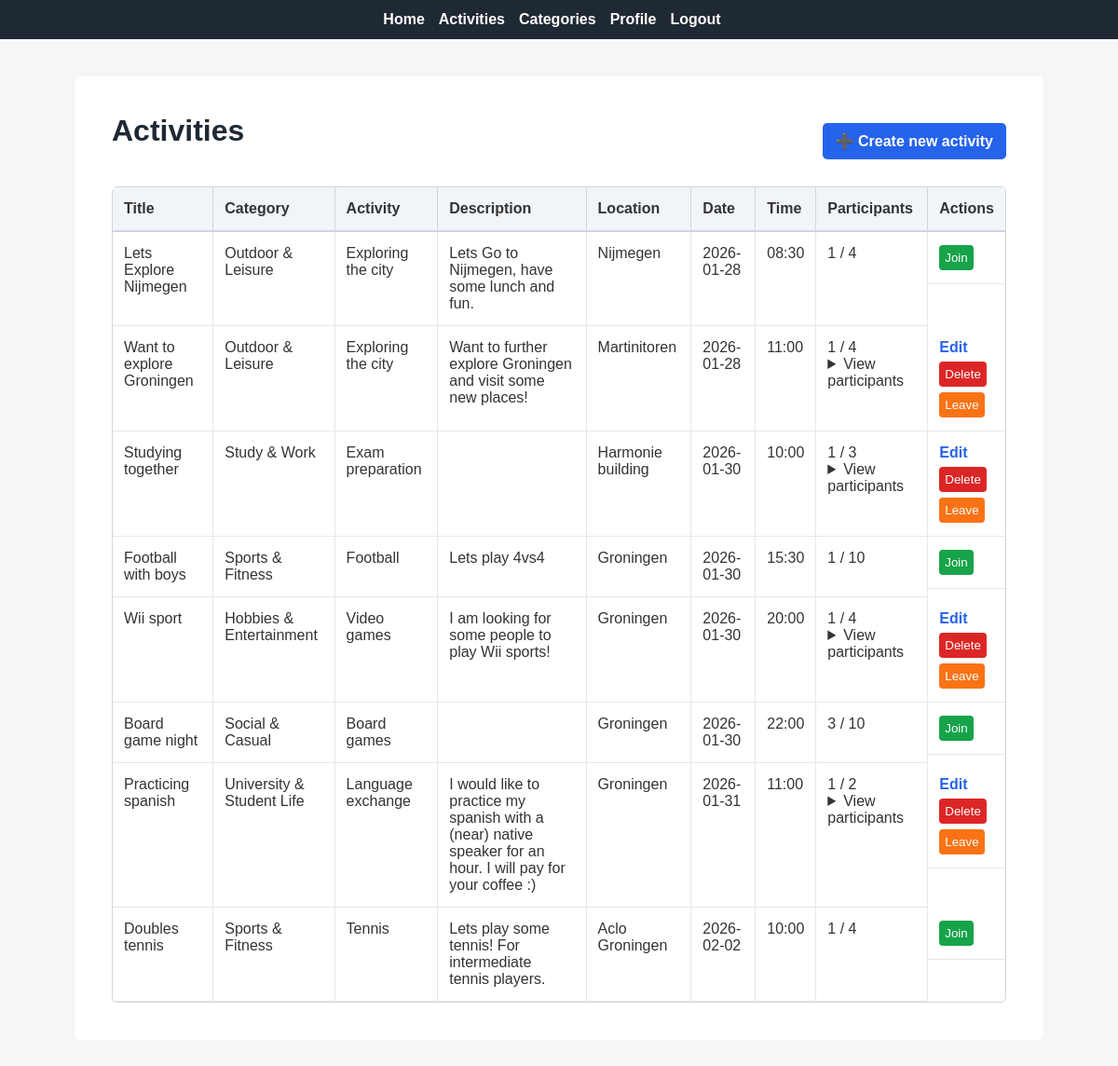
Screenshot of /activities (signed in) with the database file from the repository.
### app/models.py (models this page shows, shortened)
class PaginatedAPIMixin(object):
    @staticmethod
    def to_collection_dict(query, page, per_page, endpoint, **kwargs):
        resources = db.paginate(query, page=page, per_page=per_page,
                                error_out=False)
        data = {
            'items': [item.to_dict() for item in resources.items],
            '_meta': {
                'page': page,
                'per_page': per_page,
                'total_pages': resources.pages,
                'total_items': resources.total
            },
            '_links': {
                'self': url_for(endpoint, page=page, per_page=per_page,
                                **kwargs),
                'next': url_for(endpoint, page=page + 1, per_page=per_page,
                                **kwargs) if resources.has_next else None,
                'prev': url_for(endpoint, page=page - 1, per_page=per_page,
                                **kwargs) if resources.has_prev else None
            }
        }
        return data

class Activity(PaginatedAPIMixin, db.Model):
    __tablename__ = 'activities'
    id = db.Column(db.Integer, primary_key=True)
    title = db.Column(db.String(200), nullable=False)
    description = db.Column(db.Text)
    location = db.Column(db.String(255), nullable=False)
    activity_date = db.Column(db.Date, nullable=False)
    activity_time = db.Column(db.Time, nullable=False)
    max_participants = db.Column(db.Integer, default=10)
    creator_id = db.Column(db.Integer, db.ForeignKey('users.id'), nullable=False)
    category_id = db.Column(db.Integer, db.ForeignKey('categories.id'), nullable=False)
    activity_type_id = db.Column(db.Integer, db.ForeignKey('activity_types.id'), nullable=False)
    created_at = db.Column(db.DateTime, default=datetime.now(timezone.utc))
    updated_at = db.Column(db.DateTime, default=datetime.now(timezone.utc), onupdate=datetime.now(timezone.utc))
    creator = db.relationship('Users', backref='activities_created')
    category = db.relationship('Category', backref='activities')
    activity_type = db.relationship('ActivityType', backref='activities')
    def get_category(self):
        return Category.query.get(self.category_id)
    def get_activity_type(self):
        return ActivityType.query.get(self.activity_type_id)
    def get_participant_count(self):
        return ActivityParticipant.query.filter_by(activity_id=self.id).count()
    def is_full(self):
        return self.get_participant_count() >= self.max_participants
    def has_user_joined(self, user_id):
        return ActivityParticipant.query.filter_by(
            activity_id=self.id,
            user_id=user_id
        ).first() is not None
    def get_participants(self):
        participants = ActivityParticipant.query.filter_by(activity_id=self.id).all()
        return [participant.get_user() for participant in participants]

class Category(db.Model):
    __tablename__ = 'categories'
    id = db.Column(db.Integer, primary_key=True)
    name = db.Column(db.String(100), unique=True, nullable=False)
    description = db.Column(db.Text)
    created_at = db.Column(db.DateTime, default=datetime.now(timezone.utc))
    activity_types = db.relationship('ActivityType', backref='category', lazy='dynamic')

class ActivityType(db.Model):
    __tablename__ = 'activity_types'
    id = db.Column(db.Integer, primary_key=True)
    name = db.Column(db.String(100), nullable=False)
    category_id = db.Column(db.Integer, db.ForeignKey('categories.id'), nullable=False)
    created_at = db.Column(db.DateTime, default=datetime.now(timezone.utc))
    __table_args__ = (
        db.UniqueConstraint('name', 'category_id', name='unique_type_per_category'),
    )

### app/routes.py (the view)
@app.route("/activities")
@login_required
def activities():
    now = datetime.now()
    current_date = now.date()
    current_time = now.time()
    all_activities = Activity.query.all()
    activities = [
        activity for activity in all_activities
        if (activity.activity_date > current_date) or
           (activity.activity_date == current_date and activity.activity_time > current_time)
    ]
    activities.sort(key=lambda x: (x.activity_date, x.activity_time))
    return render_template("activities.html", activities=activities)

### app/models.py (called while the page is built)
@login.user_loader
def load_user(id):
    return db.session.get(Users, int(id))

    def get_user(self):
        return Users.query.get(self.user_id)

### app/routes.py (called while the page is built)
@app.before_request
def before_request():
    if current_user.is_authenticated:
        current_user.last_seen = datetime.now(timezone.utc)
        db.session.commit()

### app/templates/activities.html (shortened to what this page needs)
{% extends "base.html" %}
{% block content %}
<div class="activities-page">
    <div class="activities-header">
        <h1>Activities</h1>
        <a class="btn-create" href="{{ url_for('create_activity') }}">
            ➕ Create new activity
        </a>
    </div>
    {% if activities %}
    <table class="activities-table">
        <thead>
            <tr>
                <th>Title</th>
                <th>Category</th>
                <th>Activity</th>
                <th>Description</th>
                <th>Location</th>
                <th>Date</th>
                <th>Time</th>
                <th>Participants</th>
                <th>Actions</th>
            </tr>
        </thead>
        <tbody>
            {% for activity in activities %}
            <tr>
                <td>{{ activity.title }}</td>
                <td>{{ activity.get_category().name }}</td>
                <td>{{ activity.get_activity_type().name }}</td>
                <td>{{ activity.description }}</td>
                <td>{{ activity.location }}</td>
                <td>{{ activity.activity_date }}</td>
                <td>{{ activity.activity_time.strftime('%H:%M') }}</td>
                <td class="participants-cell">
                    {{ activity.get_participant_count() }} / {{ activity.max_participants }}
                    {% if activity.has_user_joined(current_user.id) and activity.get_participant_count() > 0 %}
                        <details class="participants-details">
                            <summary>View participants</summary>
                        </details>
                    {% endif %}
                </td>
                <td class="actions">
                    {% if activity.creator_id == current_user.id %}
                        <a href="{{ url_for('edit_activity', id=activity.id) }}" class="btn-edit">
                            Edit
                        </a>
                        <form method="POST" action="{{ url_for('delete_activity', id=activity.id) }}">
                            <button class="btn-delete" type="submit">Delete</button>
                        </form>
                    {% endif %}
                    {% if activity.has_user_joined(current_user.id) %}
                        <form method="POST" action="{{ url_for('leave_activity', id=activity.id) }}">
                            <button class="btn-leave" type="submit">Leave</button>
                        </form>
                    {% elif not activity.is_full() %}
                        <form method="POST" action="{{ url_for('join_activity', id=activity.id) }}">
                            <button class="btn-join" type="submit">Join</button>
                        </form>
                    {% else %}
                        <span class="full-label">Full</span>
                    {% endif %}
                </td>
            </tr>
            {% endfor %}
        </tbody>
    </table>
    {% else %}
        <p>No activities yet.</p>
    {% endif %}
</div>
{% endblock %}

### app/static/css/style.css (style rules this page uses)
body { font-family: Arial, Helvetica, sans-serif; margin: 0; padding: 0; background-color: #f4f6f8; color: #333; }
h1 { margin-top: 0; color: #1f2933; }
table { width: 100%; border-collapse: collapse; margin-top: 20px; }
th, td { padding: 10px; text-align: left; }
th { background-color: #f0f2f5; border-bottom: 2px solid #ccc; }
td { border-bottom: 1px solid #e0e0e0; }
button { padding: 6px 10px; border: none; border-radius: 4px; background-color: #2563eb; color: white; cursor: pointer; }
form { display: inline; }
.activities-page { max-width: 1200px; margin: 0 auto; padding: 20px; }
.activities-header { display: flex; justify-content: space-between; align-items: center; margin-bottom: 20px; }
.btn-create { background-color: #2563eb; color: white; padding: 10px 14px; border-radius: 5px; text-decoration: none; font-weight: bold; }
.activities-table { width: 100%; border-collapse: separate; border-spacing: 0; background-color: white; margin-top: 20px; border: 1px solid #d1d5db; border-radius: 6px; overflow: visible; }
.activities-table th { background-color: #f1f5f9; padding: 14px 12px; text-align: left; font-weight: bold; border-right: 1px solid #d1d5db; border-bottom: 2px solid #cbd5e1; }
.activities-table td { padding: 14px 12px; border-right: 1px solid #e5e7eb; border-bottom: 1px solid #e5e7eb; vertical-align: top; }
.activities-table th:last-child, .activities-table td:last-child { border-right: none; }
.actions { display: flex; flex-direction: column; gap: 6px; }
.btn-edit { color: #2563eb; font-weight: bold; text-decoration: none; }
.btn-delete { background-color: #dc2626; color: white; border: none; padding: 6px; border-radius: 4px; cursor: pointer; }
.btn-join { background-color: #16a34a; color: white; border: none; padding: 6px; border-radius: 4px; cursor: pointer; }
.btn-leave { background-color: #f97316; color: white; border: none; padding: 6px; border-radius: 4px; cursor: pointer; }

### rows the page displays
Activity: title "Lets Explore Nijmegen", get_category "Outdoor & Leisure", get_activity_type "Exploring the city", description "Lets Go to Nijmegen, have some lunch and fun.", location "Nijmegen", activity_date "2026-01-28", activity_time "08:30", get_participant_count "1", max_participants "4"
Activity: title "Want to explore Groningen", get_category "Outdoor & Leisure", get_activity_type "Exploring the city", description "Want to further explore Groningen and visit some new places!", location "Martinitoren", activity_date "2026-01-28", activity_time "11:00", get_participant_count "1", max_participants "4"
Activity: title "Studying together", get_category "Study & Work", get_activity_type "Exam preparation", location "Harmonie building", activity_date "2026-01-30", activity_time "10:00", get_participant_count "1", max_participants "3"
Activity: title "Football with boys", get_category "Sports & Fitness", get_activity_type "Football", description "Lets play 4vs4", location "Groningen", activity_date "2026-01-30", activity_time "15:30", get_participant_count "1", max_participants "10"
Activity: title "Wii sport", get_category "Hobbies & Entertainment", get_activity_type "Video games", description "I am looking for some people to play Wii sports!", location "Groningen", activity_date "2026-01-30", activity_time "20:00", get_participant_count "1", max_participants "4"
Activity: title "Board game night", get_category "Social & Casual", get_activity_type "Board games", location "Groningen", activity_date "2026-01-30", activity_time "22:00", get_participant_count "3", max_participants "10"
Activity: title "Practicing spanish", get_category "University & Student Life", get_activity_type "Language exchange", description "I would like to practice my spanish with a (near) native speaker for an hour. I will pay for your coffee :)", location "Groningen", activity_date "2026-01-31", activity_time "11:00", get_participant_count "1", max_participants "2"
Activity: title "Doubles tennis", get_category "Sports & Fitness", get_activity_type "Tennis", description "Lets play some tennis! For intermediate tennis players.", location "Aclo Groningen", activity_date "2026-02-02", activity_time "10:00", get_participant_count "1", max_participants "4"
